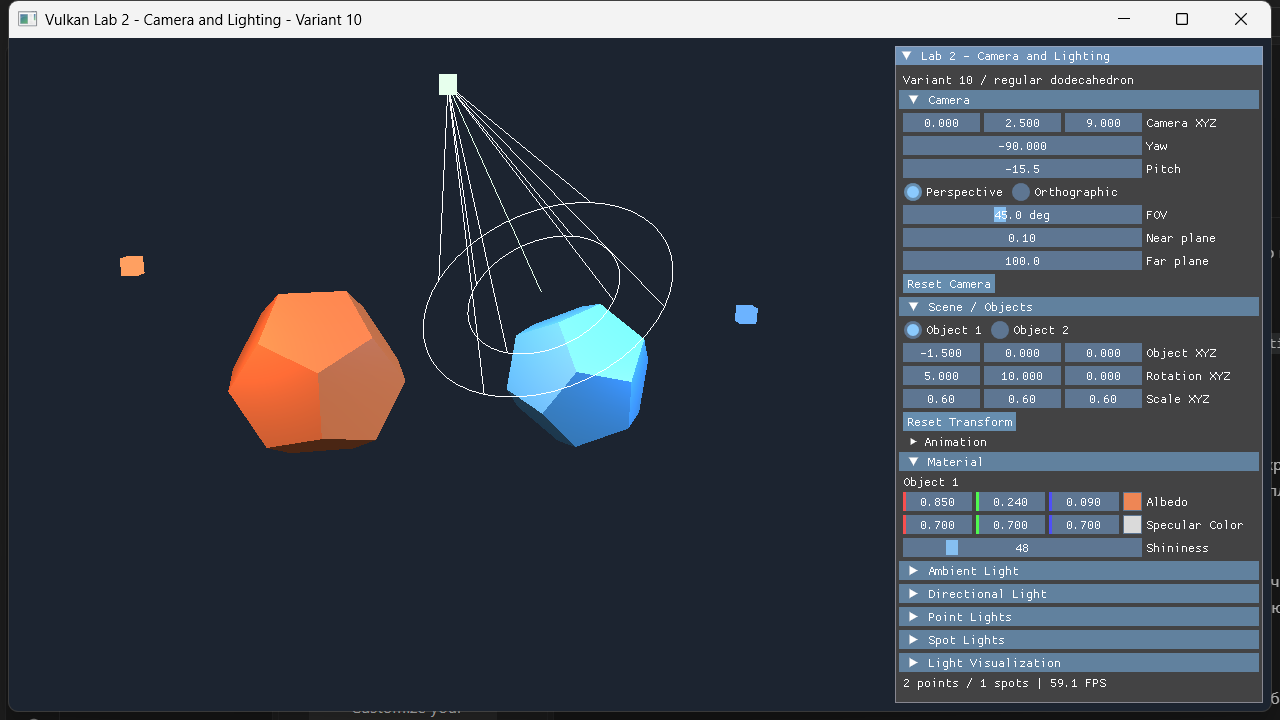
#> input picture docs/testing/ui/perspective.png, 1280 x 720 px; its folder holds 4 pictures in this run
$ python verify_images.py
#> lines starting #> are read from the running program, lines starting #| are printed output that depends on the picture; after the words box and inside, x2 and y2 are one past the last pixel; in counts of white or black regions, pixels touching at a corner belong together
from pathlib import Path
import json

import numpy as np
from PIL import Image


def main():
    root = Path(__file__).resolve().parent.parent / 'docs' / 'testing' / 'ui'

    def figure(name):
#> called with name = 'perspective.png'
        image = np.asarray(Image.open(root / name).convert('RGB'))
        rgb = image[50:-16, 16:image.shape[1] - 392]
        return rgb, (np.max(rgb, axis=2) > 80) & ((np.max(rgb, axis=2).astype(int) - np.min(rgb, axis=2)) > 30)

    def spans(mask):
        columns = mask.any(axis=0)
        boundaries = np.flatnonzero(np.diff(np.r_[False, columns, False]))
        return [(a, b) for a, b in zip(boundaries[::2], boundaries[1::2]) if b - a > 40]

    base, base_mask = figure('perspective.png')
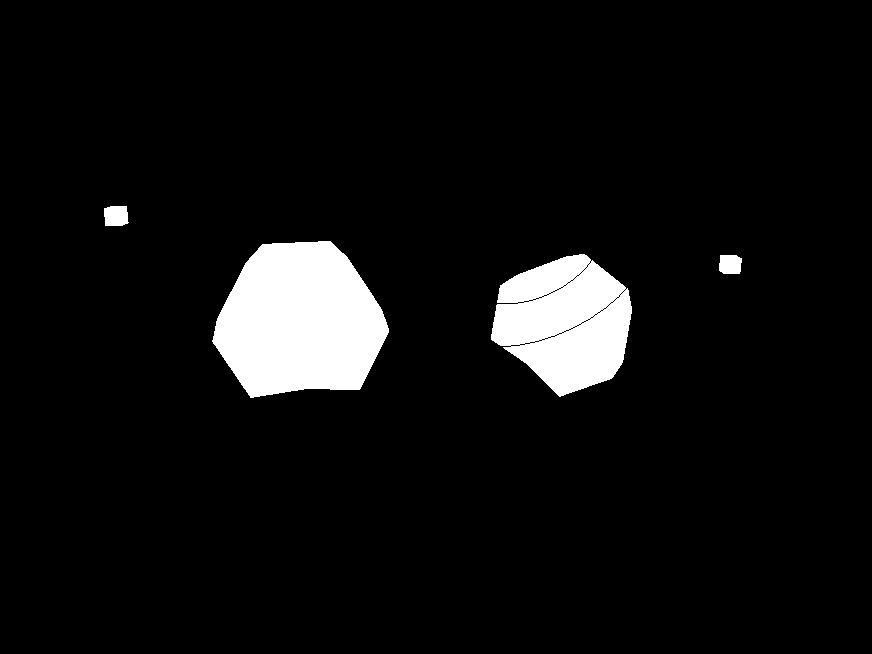
#> base_mask: shape (654, 872) bool; 6.2% white; 4 white regions, box (x1, y1, x2, y2) and area: (212, 241, 389, 398) 20592, (491, 254, 632, 397) 13999, (104, 206, 129, 226) 449, (719, 255, 742, 274) 397
    runs = spans(base_mask)
#> in spans, `boundaries = np.flatnonzero(np.diff(np.r_[False, columns, False]))`: boundaries = [104, 129, 212, 389, 491, 632, 719, 742]
#> runs = [(212, 389), (491, 632)]
    if len(runs) != 2:
        raise SystemExit(f'Expected two separated visible objects, got {runs}')
    split = int((runs[0][1] + runs[1][0]) // 2)
#> split = 440
    tinted, tint_mask = figure('tinted.png')
#> call 2 of figure, with name = 'tinted.png'
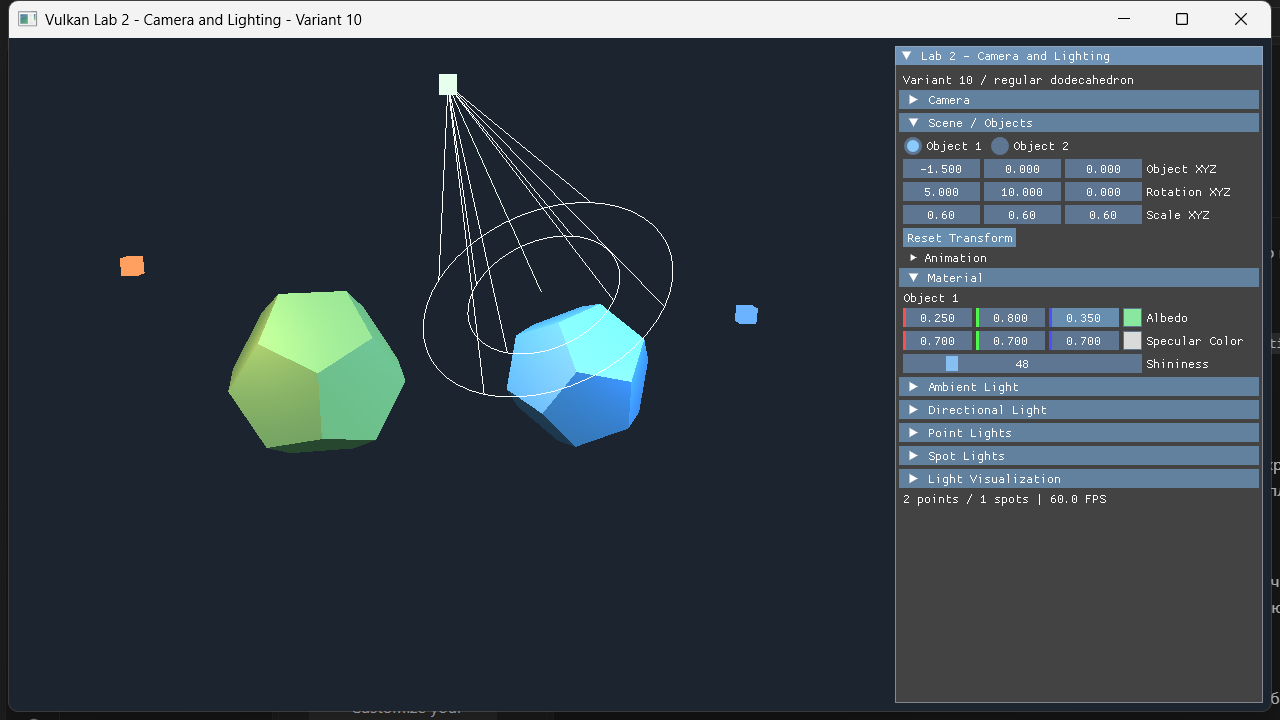
#> input picture docs/testing/ui/tinted.png, 1280 x 720 px
    second_tinted, second_tint_mask = figure('object2-tinted.png')
#> call 3 of figure, with name = 'object2-tinted.png'
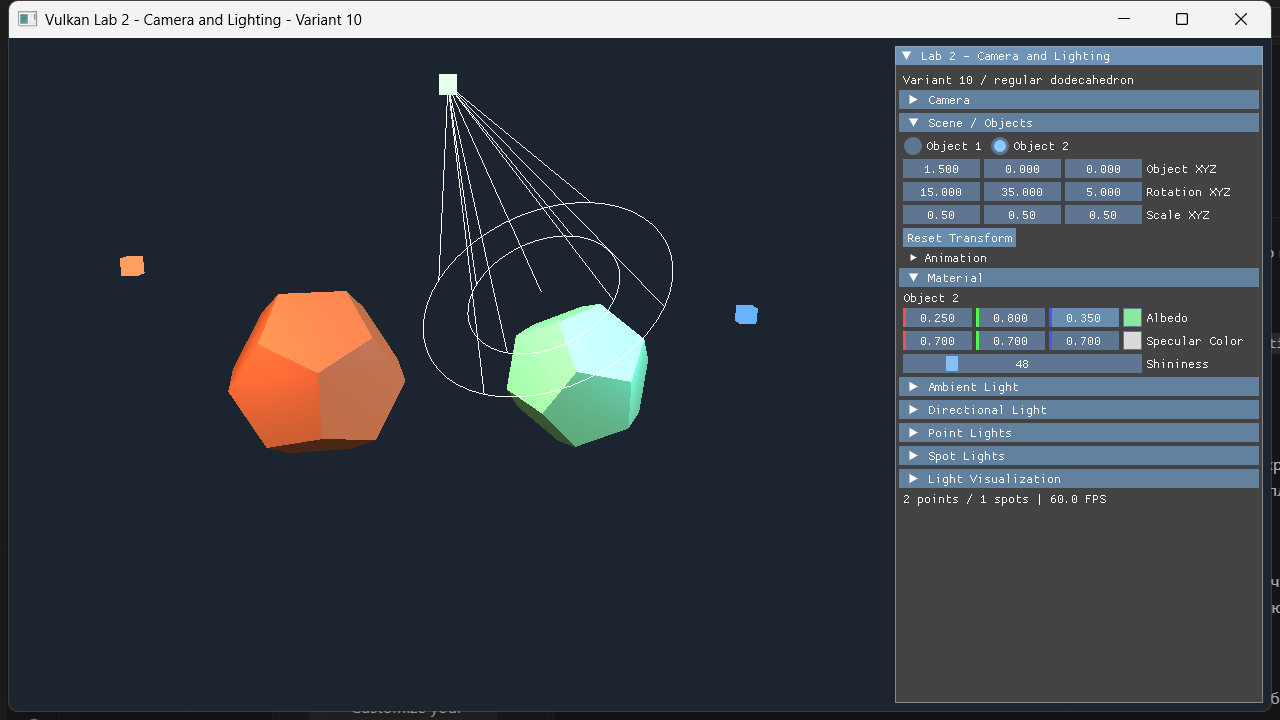
#> input picture docs/testing/ui/object2-tinted.png, 1280 x 720 px
#> second_tint_mask: shape (654, 872) bool; 6.3% white; 4 white regions, box (x1, y1, x2, y2) and area: (212, 241, 389, 398) 20592, (491, 254, 632, 397) 14631, (104, 206, 129, 226) 449, (719, 255, 742, 274) 397
    scaled, scale_mask = figure('scaled.png')
#> call 4 of figure, with name = 'scaled.png'
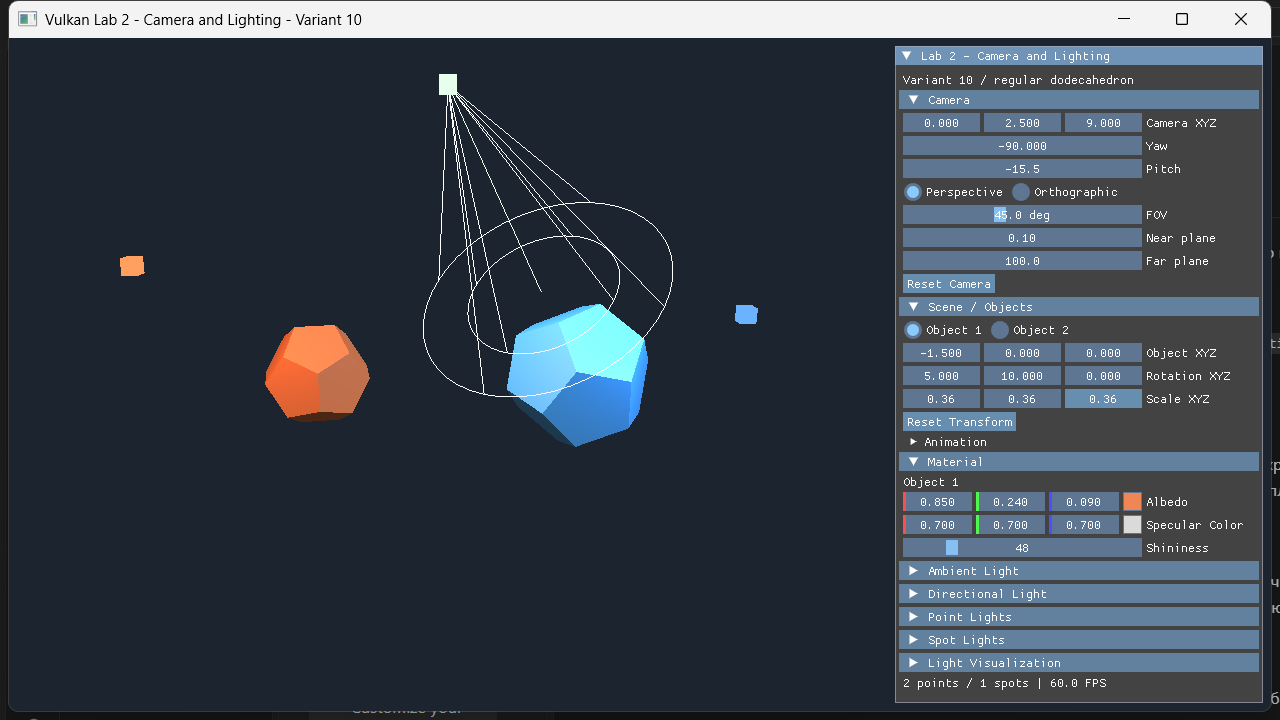
#> input picture docs/testing/ui/scaled.png, 1280 x 720 px
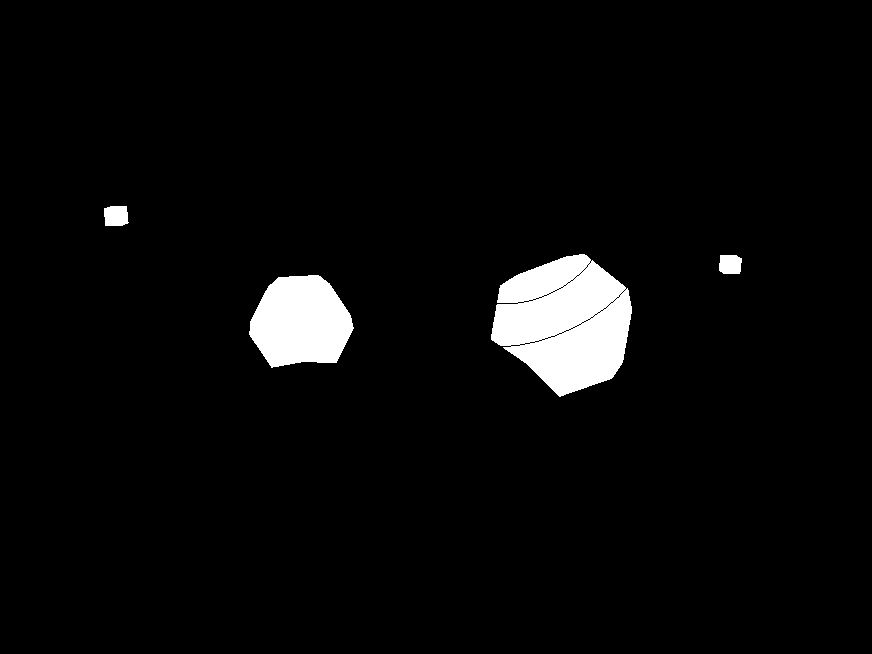
#> scale_mask: shape (654, 872) bool; 3.9% white; 4 white regions, box (x1, y1, x2, y2) and area: (491, 254, 632, 397) 13999, (249, 275, 354, 368) 7306, (104, 206, 129, 226) 449, (719, 255, 742, 274) 397
    left, right = np.s_[:, :split], np.s_[:, split:]
    base_left_mean = base[left][base_mask[left]].mean(axis=0)
#> base_left_mean = [226.9, 118.8, 70.3]
    tint_left_mean = tinted[left][tint_mask[left]].mean(axis=0)
#> tint_left_mean = [140.8, 202.1, 130.3]
    base_right_mean = base[right][base_mask[right]].mean(axis=0)
#> base_right_mean = [101.3, 194.5, 240.6]
    tint_right_mean = second_tinted[right][second_tint_mask[right]].mean(axis=0)
#> tint_right_mean = [150.8, 222.8, 187.5]
    ratio = float(scale_mask[left].sum() / base_mask[left].sum())
#> ratio = 0.369
    unique = [int(len(np.unique(base[region][base_mask[region]], axis=0))) for region in (left, right)]
#> unique = [332, 1199]
    checks = {
        'two_visible_separated_objects': len(runs) == 2,
        'visible_object_column_ranges': [[int(a), int(b)] for a, b in runs],
        'rendered_scale_area_ratio_object1': ratio,
        'rendered_scale_changes_object1_size': 0.15 < ratio < 0.5,
        'object1_scale_leaves_object2_pixels_unchanged': bool(np.array_equal(base[right], scaled[right])),
        'object1_tint_changes_its_pixels': bool(np.linalg.norm(base_left_mean - tint_left_mean) > 25),
        'object1_tint_leaves_object2_pixels_unchanged': bool(np.array_equal(base[right], tinted[right])),
        'object2_tint_changes_its_pixels': bool(np.linalg.norm(base_right_mean - tint_right_mean) > 25),
        'object2_tint_leaves_object1_pixels_unchanged': bool(np.array_equal(base[left], second_tinted[left])),
        'different_object_mean_rgb': bool(np.linalg.norm(base_left_mean - base_right_mean) > 30),
        'distinct_surface_rgb_values_per_object': unique,
        'lighting_varies_across_visible_surfaces': all(count > 12 for count in unique),
    }
    for name in ('orthographic.png', 'resized-perspective.png', 'resized-orthographic.png'):
        _, mask = figure(name)
        ranges = spans(mask)
        checks[f'two_complete_objects_in_{name}'] = bool(
            len(ranges) == 2 and ranges[0][0] > 0 and ranges[-1][1] < mask.shape[1]
            and not mask[0].any() and not mask[-1].any())
    lighting_root = root.parent / 'lighting-ui'
    dark = np.asarray(Image.open(lighting_root / 'all-lights-off.png').convert('RGB')).astype(int)
    lit = np.asarray(Image.open(lighting_root / 'directional-only.png').convert('RGB')).astype(int)
    width = dark.shape[1] - 392
    changed_pixels = int((np.abs(dark[50:-16, 16:width] - lit[50:-16, 16:width]).max(axis=2) > 20).sum())
    lighting_checks = {
        'directional_light_changes_rendered_scene': changed_pixels > 15000,
        'changed_scene_pixels': changed_pixels,
    }
    (lighting_root / 'image-checks.json').write_text(json.dumps(lighting_checks, indent=2), encoding='utf-8')
    checks.update(lighting_checks)
    (root / 'image-checks.json').write_text(json.dumps(checks, indent=2), encoding='utf-8')
    print(json.dumps(checks, indent=2))
    if not all(value for value in checks.values() if isinstance(value, bool)):
        raise SystemExit('Rendered image checks failed')


if __name__ == '__main__':
#> (the run stopped early here; a loop or call above may not have finished)
